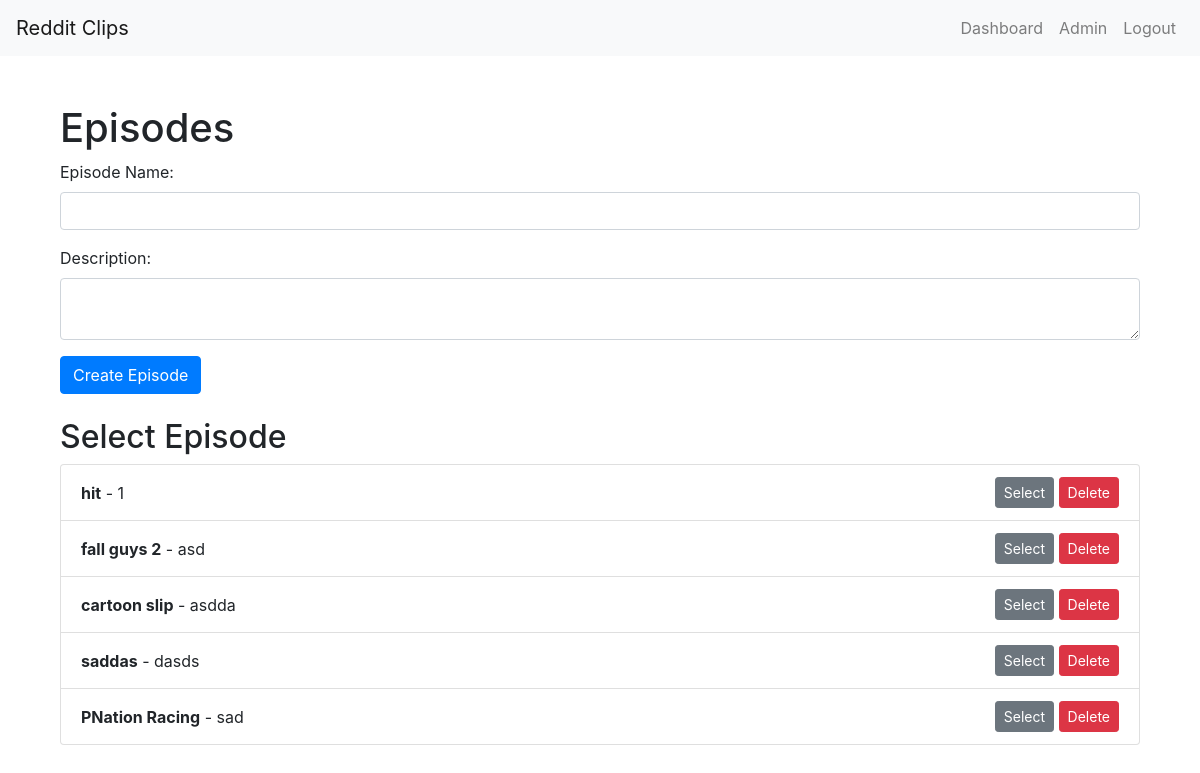
The page /episodes (signed in) on the database its author committed.
### app.py (models this page shows, shortened)
class Episode(db.Model):
    id = db.Column(db.Integer, primary_key=True)
    name = db.Column(db.String(100), unique=True, nullable=False)
    description = db.Column(db.Text, nullable=True)
    created_at = db.Column(db.DateTime, nullable=False, default=datetime.utcnow)

### app.py (the view, shortened to what this page needs)
@app.route('/episodes', methods=['GET', 'POST'])
@login_required
def episodes():
    episodes = Episode.query.all()
    return render_template('episodes.html', episodes=episodes)

### app.py (called while the page is built)
@login_manager.user_loader
def load_user(user_id):
    return User.query.get(int(user_id))

### templates/episodes.html (shortened to what this page needs)
{% extends "base.html" %}
{% block content %}
<div class="container mt-5">
    <h1>Episodes</h1>
    <form method="POST" action="{{ url_for('episodes') }}" class="mb-4">
        <div class="form-group">
            <label for="name">Episode Name:</label>
            <input type="text" id="name" name="name" class="form-control" required>
        </div>
        <div class="form-group">
            <label for="description">Description:</label>
            <textarea id="description" name="description" class="form-control"></textarea>
        </div>
        <button type="submit" class="btn btn-primary">Create Episode</button>
    </form>
    <h2>Select Episode</h2>
    <ul class="list-group">
        {% for episode in episodes %}
            <li class="list-group-item d-flex justify-content-between align-items-center">
                <div>
                    <strong>{{ episode.name }}</strong> - {{ episode.description }}
                </div>
                <div>
                    <form method="POST" action="{{ url_for('select_episode', episode_id=episode.id) }}" style="display:inline;">
                        <button type="submit" class="btn btn-secondary btn-sm">Select</button>
                    </form>
                    {% if current_user.is_admin %}
                    <form method="POST" action="{{ url_for('delete_episode', episode_id=episode.id) }}" style="display:inline;">
                        <button type="submit" class="btn btn-danger btn-sm">Delete</button>
                    </form>
                    {% endif %}
                </div>
            </li>
        {% endfor %}
    </ul>
</div>
{% endblock %}

### rows shown on the page
Episode: name "hit", description "1"
Episode: name "fall guys 2", description "asd"
Episode: name "cartoon slip", description "asdda"
Episode: name "saddas", description "dasds"
Episode: name "PNation Racing", description "sad"
